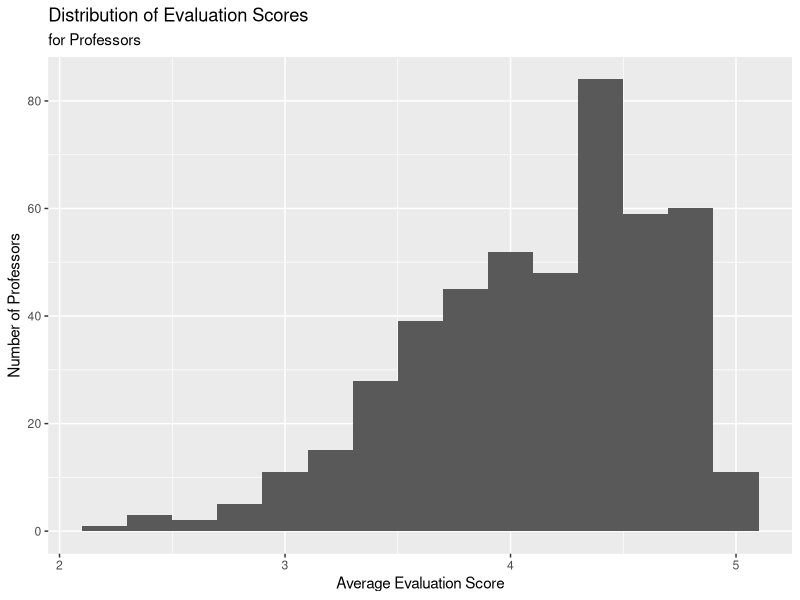
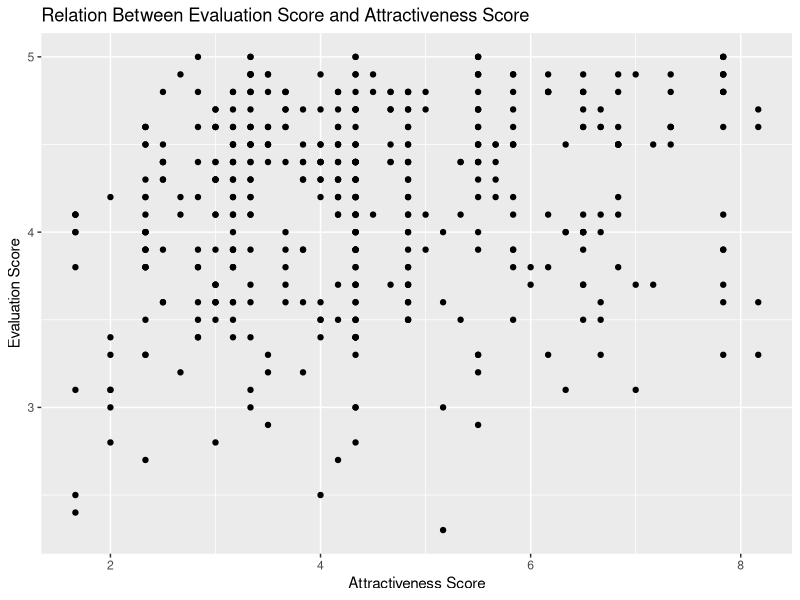
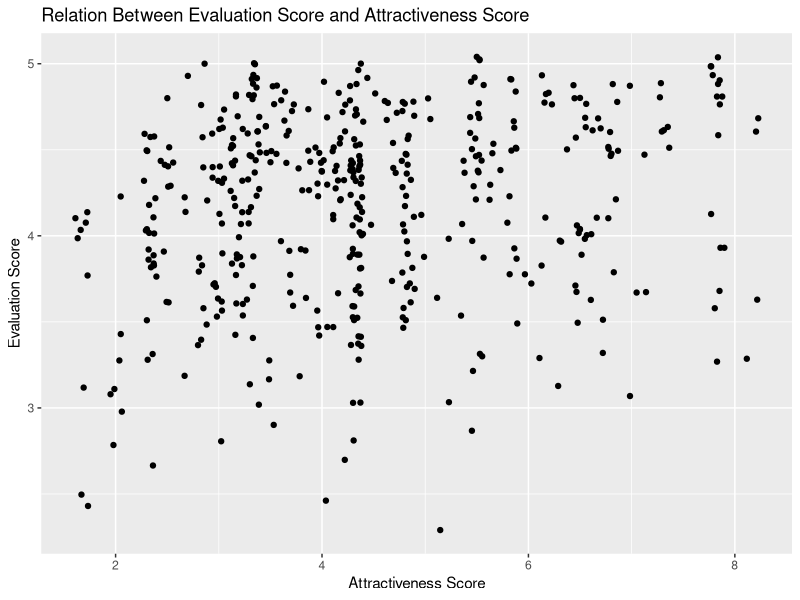
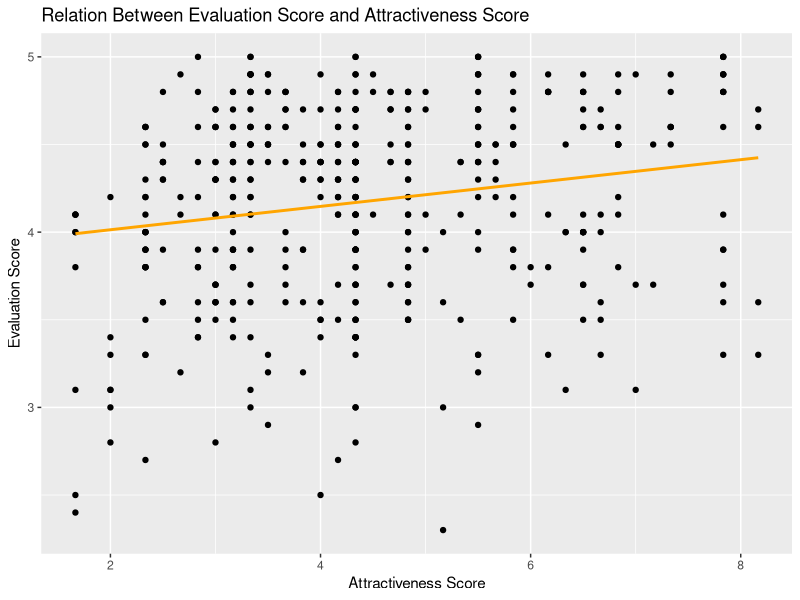

Here is the R script that generated these plots, in order:
## ---- chunk 1
library(tidyverse) 
library(broom)
## ---- chunk 2
evals <- read_csv("data/evals-mod.csv")
## ---- chunk 3
evals <- evals %>% 
  mutate(bty_avg = rowMeans(select(., bty_f1lower:bty_m2upper)))

evals
## ---- chunk 4
evals %>%
  ggplot(mapping = aes(x = score)) +
  geom_histogram(binwidth = 0.2) + 
  labs(
    x = "Average Evaluation Score",
    y = "Number of Professors",
    title = "Distribution of Evaluation Scores",
    subtitle = "for Professors"
  )
## ---- chunk 5
evals %>%
  ggplot(mapping = aes(x = bty_avg, y = score)) +
  geom_point() +
  labs(
    x = "Attractiveness Score",
    y = "Evaluation Score",
    title = "Relation Between Evaluation Score and Attractiveness Score"
  )
## ---- chunk 6
evals %>%
  ggplot(mapping = aes(x = bty_avg, y = score)) +
  geom_jitter() +
  labs(
    x = "Attractiveness Score",
    y = "Evaluation Score",
    title = "Relation Between Evaluation Score and Attractiveness Score"
  )
## ---- chunk 7
m_bty <- lm(score ~ bty_avg, data = evals) 
tidy(m_bty)
## ---- chunk 8
evals %>%
  ggplot(mapping = aes(x = bty_avg, y = score)) +
  geom_point() +
  geom_smooth(method = "lm", se = FALSE, col = "orange") +
  labs(
    x = "Attractiveness Score",
    y = "Evaluation Score",
    title = "Relation Between Evaluation Score and Attractiveness Score"
  )
## ---- chunk 9
m_gen <- lm(score ~ gender, data = evals) 
tidy(m_gen)
## ---- chunk 10
m_rank <- lm(score ~ rank, data = evals) 
tidy(m_rank)
## ---- chunk 11
evals <- evals %>%
  mutate(rank_leveled = fct_relevel(rank, "tenure track"))

evals
## ---- chunk 12
m_rank_leveled <- lm(score ~ rank_leveled, data = evals) 
tidy(m_rank_leveled)
